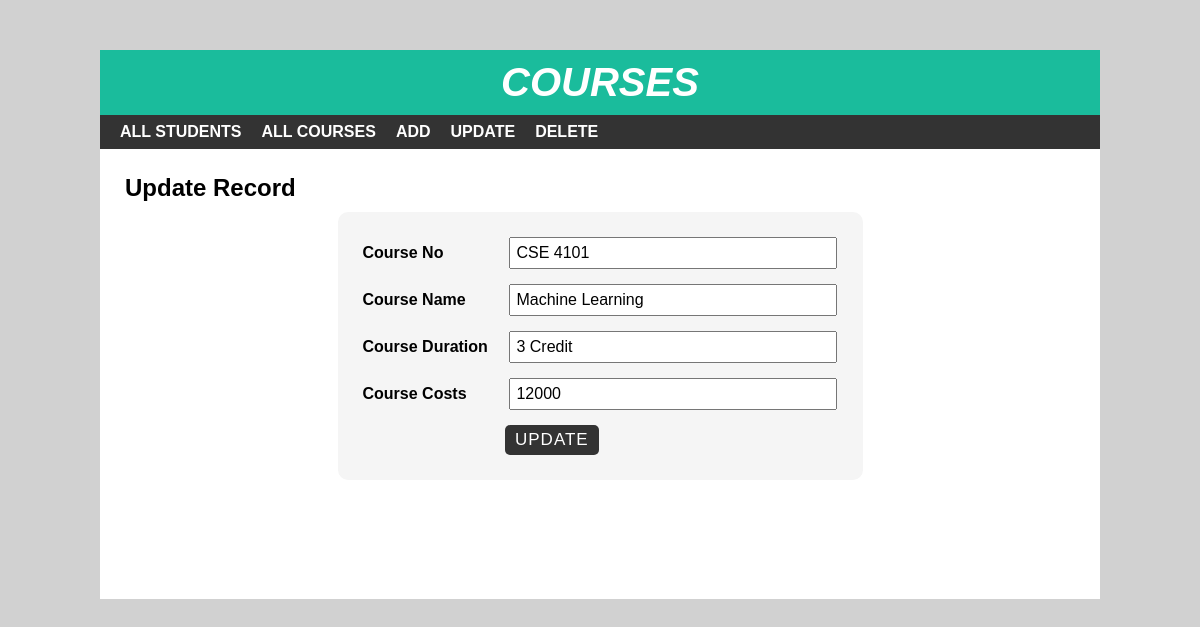
Screenshot of /student/course/edit.php?id=6 with the database file from the repository.
### tables this page shows
CREATE TABLE `course` (
  `courseid` int(11) NOT NULL,
  `course_no` varchar(15) NOT NULL,
  `course_name` varchar(30) NOT NULL,
  `course_duration` varchar(15) NOT NULL,
  `course_costs` varchar(15) NOT NULL
);

### student/course/edit.php (the view, shortened to what this page needs)
<?php include 'header.php'; ?>
<div id="main-content">
    <h2>Update Record</h2>
    <?php
      $conn=mysqli_connect("localhost","root","","studentinfo") or die("Connection Failed.");
      $courseid=$_GET['id'];
      $sql="SELECT * FROM course where courseid = {$courseid}";
      $result=mysqli_query($conn,$sql) or die("Query Unsuccesful");
      if(mysqli_num_rows($result) > 0){
        while($row=mysqli_fetch_assoc($result)){
    ?>
    <form class="post-form" action="updatedata.php" method="post">
      <div class="form-group">
          <label>Course No</label>
          <input type="text" name="course_no" value="<?php echo $row['course_no'] ;?>"/>
      </div>
      <div class="form-group">
          <label>Course Name</label>
          <input type="text" name="course_name" value="<?php echo $row['course_name'] ;?>"/>
      </div>
      <div class="form-group">
          <label>Course Duration</label>
          <input type="text" name="course_duration" value="<?php echo $row['course_duration'] ;?>"/>
      </div>
      <div class="form-group">
          <label>Course Costs</label>
          <input type="text" name="course_costs" value="<?php echo $row['course_costs'] ;?>"/>
      </div>
      <input class="submit" type="submit" value="Update"/>
    </form>
    <?php
      }
    }
    ?>
</div>
</div>
</body>
</html>

### student/course/css/style.css (style rules this page uses)
body { font:16px arial; margin: 0; padding: 0; background: #d1d1d1; }
#main-content { padding: 25px; min-height: 400px; }
#main-content h2 { margin: 0 0 10px; text-transform: capitalize; }
#main-content .post-form { width: 50%; padding: 25px; margin: 0 auto; background-color: #f5f5f5; border-radius: 10px; }
#main-content .post-form .form-group { margin: 0 0 15px; }
#main-content .post-form .form-group label { width: 30%; display: inline-block; font-weight: 600; }
#main-content .post-form .form-group input, #main-content .post-form .form-group select { font-size: 16px; width: 66%; display: inline-block; padding: 5px; margin: 0; }
#main-content .post-form .submit { font-size: 17px; letter-spacing: 1px; text-transform: uppercase; padding: 5px 10px; color: #fff; background-color: #333; border: none; border-radius: 5px; margin: 0 0 0 30%; cursor: pointer; transition: all 0.3s; }

### rows the page displays
course: course_no "CSE 4101", course_name "Machine Learning", course_duration "3 Credit", course_costs "12000"
